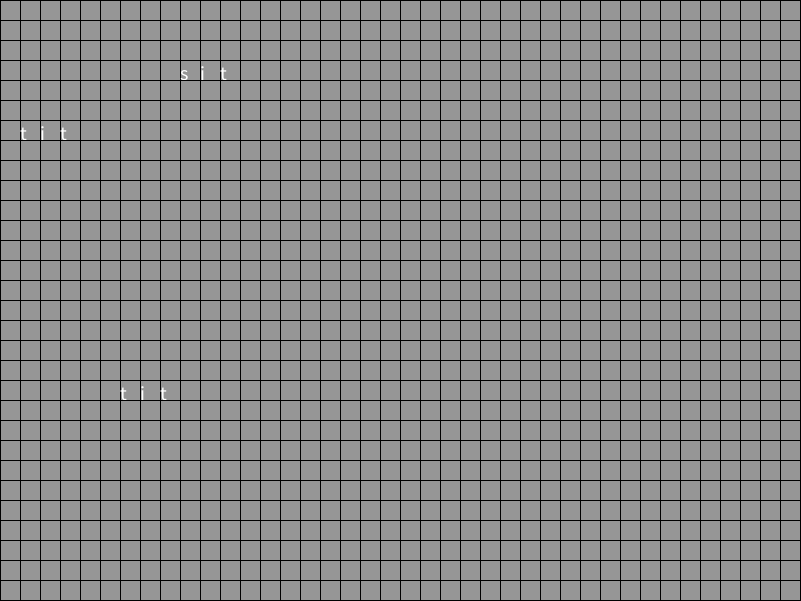
Frame 1 (no input)
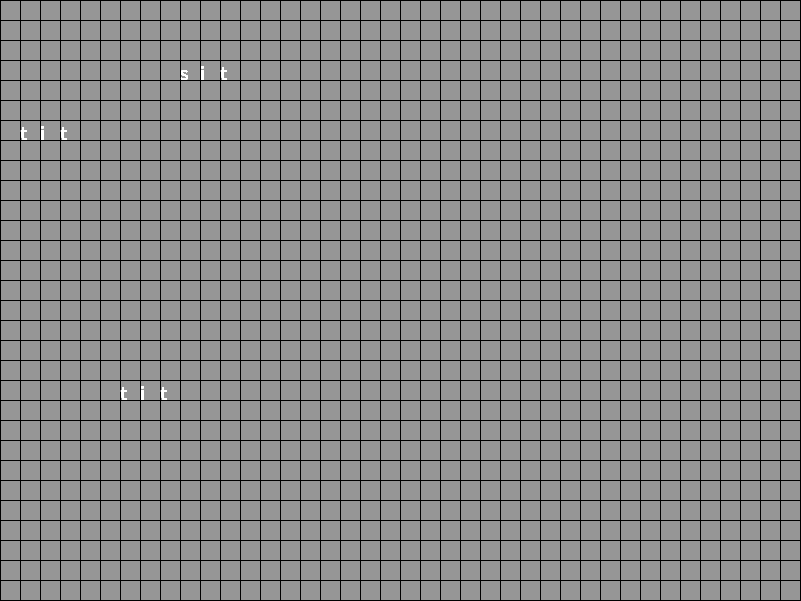
Frame 60 (the mouse pressed at the canvas centre just before this capture)
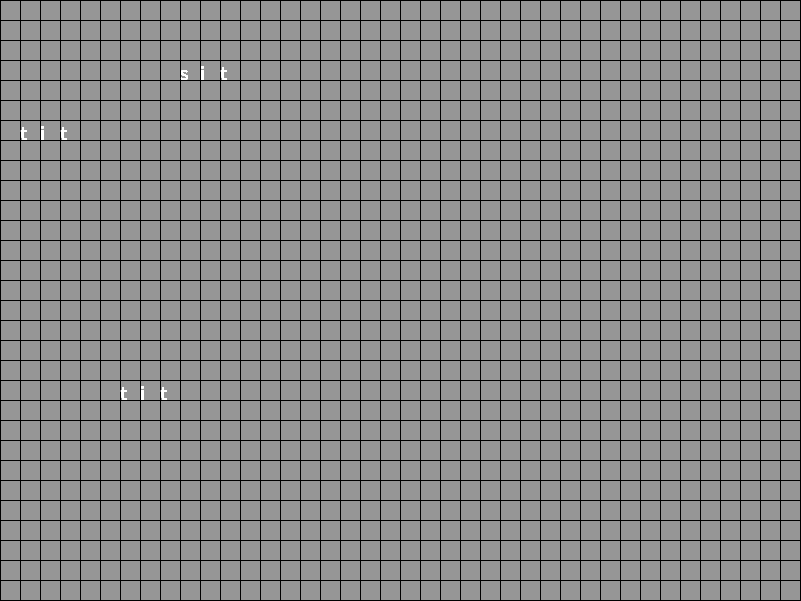
Frame 120 (the mouse held since frame 60 and released just before this capture)

The Processing sketch that drew these frames (run headless with seeded random() and noise(); from frame 60 on, the mouse is pressed at the canvas centre):

// Processing sketch: crossword
// ── crossword.pde
Grid g;
int fr = 0;

void setup() {
  size(801, 601);
  //fullScreen(0);
  background(150);
  g = new Grid(20);
  frameRate(10);
}

void draw() {
  if (fr % 20 == 0) {
    g.reColor();
  }
  g.show();
  fr++;
}

void keyPressed() {
  switch(key) {
    case 'q':
      noLoop();
      exit();
      break;
    case 'p':
      println("Pausing...");
      delay(5000);
      break;
    case 'r':
      g.reColor();
      break;      
  }
}

// ── Cell.pde
class Cell {
  float x, y;
  int scale;
  color c;
  boolean valid;
  char letter;
  
  Cell(float _x, float _y, int _scale, boolean _valid) {
    this.x = _x * _scale;
    this.y = _y * _scale;
    this.scale = _scale;
    this.c = this.randomColor();
    this.valid = _valid;
  }
  
  void invalidate() {
    this.valid = false;
  }
  
  color randomColor() {
    int r = floor(random(0, 255));
    int g = floor(random(0, 255));
    int b = floor(random(0, 255));
    float a = random(0, 255);
    return color(r, g, b, a); 
  }
  
  void reColor() {
    if (this.valid) {
      this.c = this.randomColor();
    } else {
      this.c = color(0, 0, 0, 0);
    }
  }
  
  void setLetter(char _letter) {
    this.letter = _letter;
    this.valid = true;
  }
}

// ── Dictionary.pde
class Dictionary {
  ArrayList<String> lexicon = new ArrayList<String>();

  Dictionary() {
    /* Constructor */
    String[] inputArray = {
      "big",
      "bat",
      "cat",
      "fat",
      "sat",
      "sit",
      "tit",
    };

    // Add Wordlist into Dictionary
    for (int i = 0; i < inputArray.length; i++) {
      lexicon.add(inputArray[i]);
    }
  }
  
  String getWord() {
    /* Return Random Word from Dictionary */
    return this.lexicon.get(floor(random(this.lexicon.size())));
  }
    
}

// ── Grid.pde
class Grid {
  int h, w, scale, ylim, xlim, wordCount;
  Cell[][] matrix;
  Dictionary dict;
  
  Grid(int _scale) {
    this.h = height;
    this.w = width;
    this.scale = _scale;
    this.wordCount = 3;
    xlim = floor(this.w/this.scale);
    ylim = floor(this.h/this.scale);
    matrix = new Cell[xlim][ylim];
    dict = new Dictionary();
    this.buildGrid();
    this.buildMesh();
  }
  
  void buildGrid() {
    // Build Grid
    for (int i = 0; i < xlim; i++) {
      for (int j = 0; j < ylim; j++) {
        matrix[i][j] = new Cell(i, j, this.scale, false);
      }
    }
  }
  
  void buildMesh() {
    for (int i = 0; i < this.wordCount; i++) {
      // Select Word from dictionary
      String word = dict.getWord();
      
      // Select Location to start word
      int _x = floor(random(xlim));
      int _y = floor(random(ylim));
      PVector v = new PVector(_x, _y);
      char _dir = (random(1) > 0.5) ? 'v' : 'h';
      
      // Check for valid path for word
      if (isPositionValid(v, word.length(), _dir)) {
        for (char l : word.toCharArray()) {
          // Assign letter to Cell
          matrix[_x][_y].setLetter(l);
          if (_dir == 'v') { _y += 1; }
          if (_dir == 'h') { _x += 1; }
        }
      }
    }
  }
  
  boolean isPositionValid(PVector root, int len, char orientation) {
    if (orientation == 'h') {
      if (root.x + len < xlim) { return true; }  
    }
    if (orientation == 'v') {
      if (root.y + len < ylim) { return true; }
    }
    return false;
  }
  
  void reColor() {
    for (int i = 0; i < xlim; i++) {
      for (int j = 0; j < ylim; j++) {
        matrix[i][j].reColor();
      }
    }
  }
  
  void show() {
    //rectMode(CENTER);
    Cell c;
    for (int i = 0; i < xlim; i++) {
      for (int j = 0; j < ylim; j++) {
        c = matrix[i][j];
        if (c.valid) {
          //fill(color(150, 150, 150, 0.1));
          noFill();
          textSize(this.scale);
          text(c.letter, c.x, c.y);
        } else {
          //fill(c.c);
          noFill();
        }
        rect(c.x, c.y, this.scale, this.scale);
      }
    }
  }
}
